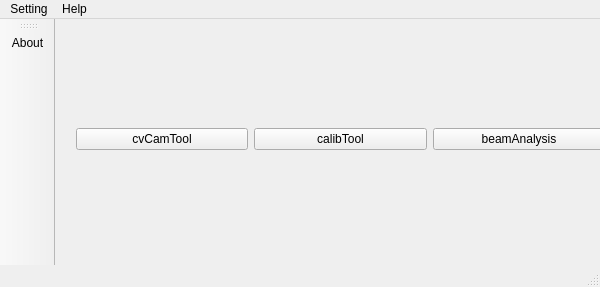
<?xml version="1.0" encoding="UTF-8"?>
<ui version="4.0">
 <class>hiMainWindowClass</class>
 <widget class="QMainWindow" name="hiMainWindowClass">
  <property name="geometry">
   <rect>
    <x>0</x>
    <y>0</y>
    <width>600</width>
    <height>287</height>
   </rect>
  </property>
  <property name="windowTitle">
   <string>High-Imaging</string>
  </property>
  <widget class="QWidget" name="centralWidget">
   <widget class="QWidget" name="horizontalLayoutWidget">
    <property name="geometry">
     <rect>
      <x>10</x>
      <y>30</y>
      <width>551</width>
      <height>181</height>
     </rect>
    </property>
    <layout class="QHBoxLayout" name="horizontalLayout">
     <item>
      <widget class="QPushButton" name="pushButton_cvCam">
       <property name="styleSheet">
        <string notr="true"/>
       </property>
       <property name="text">
        <string>cvCamTool</string>
       </property>
      </widget>
     </item>
     <item>
      <widget class="QPushButton" name="pushButton_calib">
       <property name="text">
        <string>calibTool</string>
       </property>
      </widget>
     </item>
     <item>
      <widget class="QPushButton" name="pushButton_beamanalysis">
       <property name="text">
        <string>beamAnalysis</string>
       </property>
      </widget>
     </item>
    </layout>
   </widget>
  </widget>
  <widget class="QMenuBar" name="menuBar">
   <property name="geometry">
    <rect>
     <x>0</x>
     <y>0</y>
     <width>600</width>
     <height>23</height>
    </rect>
   </property>
   <widget class="QMenu" name="menuHelp">
    <property name="title">
     <string>Help</string>
    </property>
    <addaction name="actionAbout"/>
    <addaction name="actionExit"/>
   </widget>
   <widget class="QMenu" name="menuSetting">
    <property name="title">
     <string>Setting</string>
    </property>
   </widget>
   <addaction name="menuSetting"/>
   <addaction name="menuHelp"/>
  </widget>
  <widget class="QToolBar" name="mainToolBar">
   <attribute name="toolBarArea">
    <enum>LeftToolBarArea</enum>
   </attribute>
   <attribute name="toolBarBreak">
    <bool>false</bool>
   </attribute>
   <addaction name="actionAbout"/>
  </widget>
  <widget class="QStatusBar" name="statusBar"/>
  <action name="actionAbout">
   <property name="icon">
    <iconset resource="../qitom.qrc">
     <normaloff>:/application/icons/dialog-information-4.png</normaloff>:/application/icons/dialog-information-4.png</iconset>
   </property>
   <property name="text">
    <string>About</string>
   </property>
  </action>
  <action name="actionExit">
   <property name="icon">
    <iconset resource="../qitom.qrc">
     <normaloff>:/files/icons/close.png</normaloff>:/files/icons/close.png</iconset>
   </property>
   <property name="text">
    <string>Exit</string>
   </property>
  </action>
 </widget>
 <layoutdefault spacing="6" margin="11"/>
 <resources>
  <include location="../qitom.qrc"/>
 </resources>
 <connections/>
</ui>
